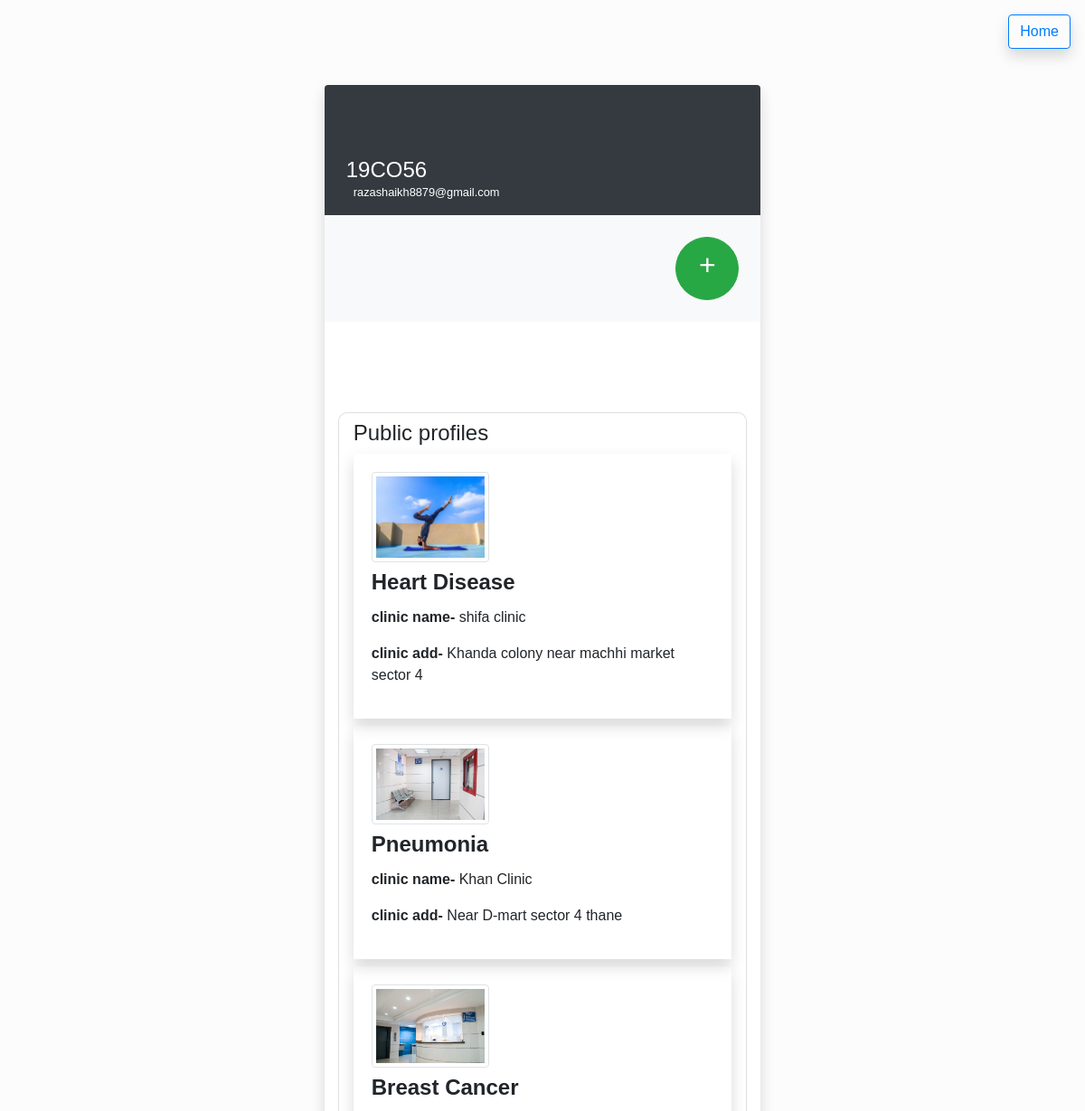
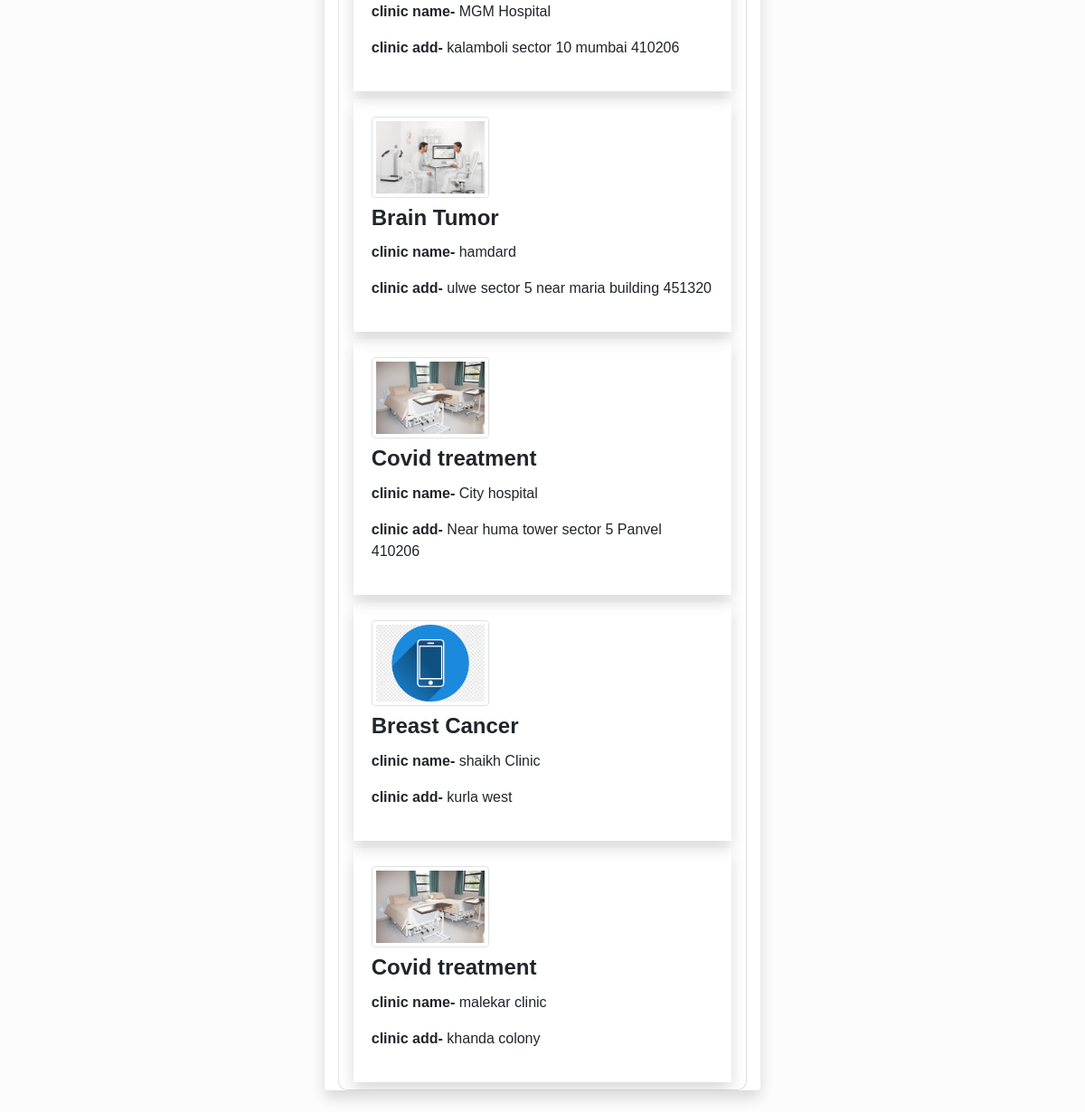
The app's page /accounts/profile/ (signed in) with its own data (2 pictures, top to bottom).
### accounts/models.py (models this page shows)
class DoctorInfo(models.Model):
    firstName = models.CharField(max_length=255)
    lastName  = models.CharField(max_length=255)
    username  = models.ForeignKey(User , on_delete=models.CASCADE)
    address   = models.CharField(max_length=500)
    clinic_name = models.CharField(max_length=256)
    specialization = models.CharField(max_length=255)
    phone  = models.IntegerField()
    description = models.TextField(max_length=500)
    image = models.CharField(max_length=150,null=True)
    def __str__(self):
        return self.firstName + self.lastName

### accounts/views.py (the view)
# urls.py: path("profile/",views.doctor_profile,name="profile"),
def doctor_profile(request):
    if request.user.is_authenticated:
        data = DoctorInfo.objects.filter(username=request.user.id)
        print(data)
        return render(request,'profile.html',{'dic':data})
    else:
        return redirect('/accounts/login/')

### accounts/templates/profile.html (shortened to what this page needs)
{% load static %}
<html>
    <head>
        <link rel="stylesheet" href="https://stackpath.bootstrapcdn.com/bootstrap/4.3.1/css/bootstrap.min.css">
        <link rel="stylesheet" href="{% static 'css/global.css' %}" >
    </head>
<body>
<div  class="mt-3 mr-3" align="right">
  <a href="{% url 'home'%}"><button type="button" class="btn btn-outline-primary mb-3 shadow ">Home</button></a>
</div>
<div class="row py-4 px-0">
    <div class="col-xl-5 col-md-6 col-sm-10 mx-auto">
        <div class="bg-white shadow rounded overflow-hidden">
            <div class="px-4 pt-0 pb-4 bg-dark">
                <div class="media align-items-end profile-header">
                    <div class="media-body mb-5 text-white">
                        <h4 class="mt-0 mb-0">{{user.username}}</h4>
                        <p class="small mb-4"> {{user.email}}</p>
                    </div>
                </div>
            </div>
            <div class="bg-light p-4 d-flex justify-content-end text-center">
                <ul class="list-inline mb-0">
                    <li class="list-inline-item">
                        <a href="{% url 'doctor_page' %}" class="text-white "><button type="button" class="btn btn-success btn-circle btn-xl"> <h2> + </h2></button></a>
                    </li>
                </ul>
            </div>
            {% if dic %}
            <div class="container">
            <div class="card mt-5 border-5 pt-2 active pb-0 px-3">
                <h4>Public profiles</h4>
                {% for value in dic %}
                            <div class="card-body shadow mb-2">
                                <div class="row">
                                    <div class="col-12 ">
                                    <div class="profile mr-3"><img src="{{ value.image}}" alt="..." width="130" class="rounded mb-2 img-thumbnail"></div>
                                        <h4 class="card-title "><b>{{value.specialization}}</b></h4>
                                        <p><b>clinic name- </b> {{value.clinic_name}} </p>
                                        <p><b>clinic add- </b>{{value.address}}
                                    </div>
                                </div>
                            </div>
                {% endfor %}
            </div>
        </div>
            {% endif %}
        </div>
    </div>
</div>
</body>
</html>

### static/css/global.css (style rules this page uses)
body { font-family: 'Rubik', sans-serif; height: 100% !important; background-color: #fcfcfc !important }
.card { border-radius: 10px !important }
img { cursor: pointer; overflow: visible }
.container { margin-top: 100px !important }

### accounts/templates/profile.html (style rules this page uses)
.profile-header { transform: translateY(5rem); }
body { min-height: 100vh; }
.btn-circle.btn-xl { width: 70px; height: 70px; padding: 10px 16px; border-radius: 35px; font-size: 12px; text-align: center; }

### records on screen
DoctorInfo: image (picture), specialization "Heart Disease", clinic_name "shifa clinic", address "Khanda colony near machhi market sector 4"
DoctorInfo: image (picture), specialization "Pneumonia", clinic_name "Khan Clinic", address "Near D-mart sector 4 thane"
DoctorInfo: image (picture), specialization "Breast Cancer", clinic_name "MGM Hospital", address "kalamboli sector 10 mumbai 410206"
DoctorInfo: image (picture), specialization "Brain Tumor", clinic_name "hamdard", address "ulwe sector 5 near maria building 451320"
DoctorInfo: image (picture), specialization "Covid treatment", clinic_name "City hospital", address "Near huma tower sector 5 Panvel 410206"
DoctorInfo: image (picture), specialization "Breast Cancer", clinic_name "shaikh Clinic", address "kurla west"
DoctorInfo: image (picture), specialization "Covid treatment", clinic_name "malekar clinic", address "khanda colony"

### other values on screen
{{ user.username }} "19CO56"
{{ user.email }} "razashaikh8879@gmail.com"
